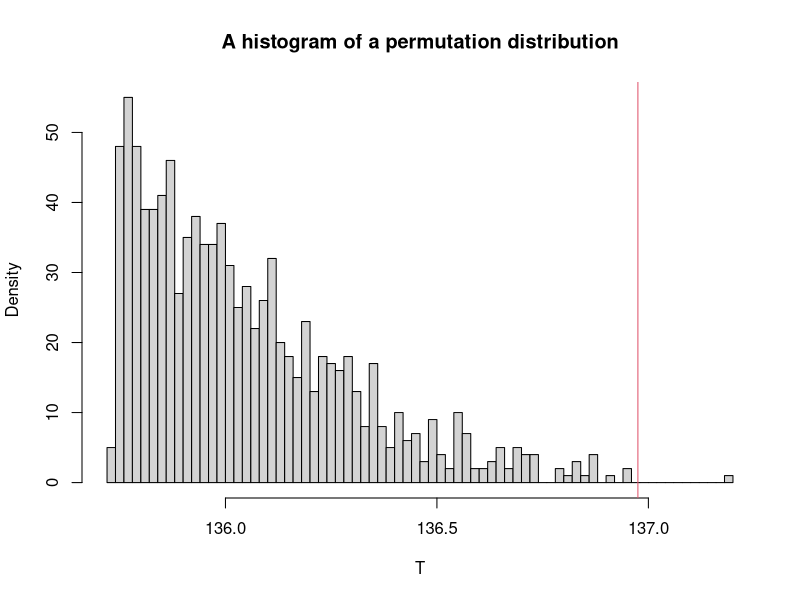
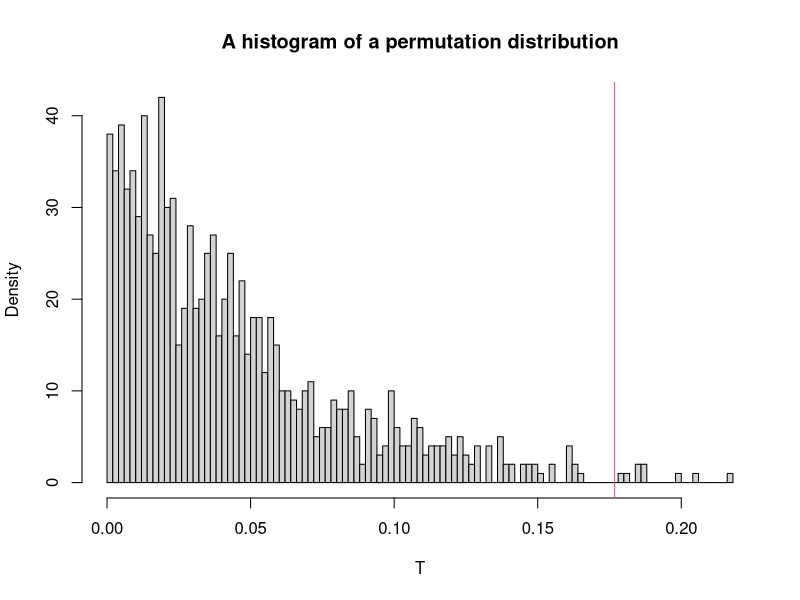

These charts were generated, in order, by the following R code:
library (lattice)
library(Matrix)

#The data of pacients
#This are the data from seven patients each underwent three different methods of kidney
#dialysis. The following values were obtained for weight change in kilograms between 
#dialysis sessions
Patients <- 1:7
Treatment_A <- c(2.90,2.56,2.88,2.73,2.50,3.18,2.83)
Treatment_B <- c(2.97,2.45,2.76,2.20,2.16,2.89,2.87)
Treatment_C <- c(2.67,2.62,1.84,2.33,1.27,2.39,2.39)

#Construction of the data frame for the data of patients
Patient <- data.frame(Patients,Treatment_A,Treatment_B,Treatment_C)
Patient

#The function S calculates T statsitsics for a given data frame

T <- function(X){
  T <-(7*(mean(X$Treatment_A)^2) + 7*(mean(X$Treatment_B)^2) + 7*(mean(X$Treatment_C))^2)
  return(T)
}

#The function T calculates a T statistics for given data frame X
S <- function (X){
  M <- (mean(X$Treatment_A) + mean(X$Treatment_B) + mean(X$Treatment_C))/3
  S<- (mean(X$Treatment_A) - M)^2 + (mean(X$Treatment_B) - M)^2 + (mean(X$Treatment_C)- M)^2
  return(S)
}

#We calculate T and S for our data frame Patient
t<-T(Patient)
t
s <- S(Patient)
s

#number of permutations
m <- factorial(3)^7

#because the value of permutations is too high we use Monte-Carlo simulation

##Monte Carlo symulation for caluculating p-value
#The input for the function:
#X - in data matrix, B - the number of iterations of Monte Carlo method,
#fun - the T statistics (in our case this are T() and S())
Monte_Carlo <- function(X, B, fun){
  
  t_value <- fun(X)
  permutation_distr <- vector()
  
  for (i in 1:B){
    #we make a new matrix by taking a permutation of each line
    for (row in 1:7){
      X[row,2:4]<- sample(as.matrix(X)[row,2:4])
    }
    permutation_distr <- c(permutation_distr, fun(X))
  
  }

  #Calculation of p-value
  ident <-0
  t_bar <-mean(permutation_distr)
  for (i in 1:B){
    if (abs(permutation_distr[i]- t_bar) >= abs(t_value-t_bar)){
      ident <- ident +1      
    }
  }
  
  p <- (1+ident)/(1+B)
  print(ident)
  print(p)
  #we draw a histogram of permutation distribution
  hist(permutation_distr, nclass =100, ylab = 'Density', xlab = 'T', main ='A histogram of a permutation distribution' )
  abline(v = t_value, col = 2)  
}


#Monte Carlo for test stetistics T
Monte_Carlo(Patient,999,T)

#Monte Carlo for test stetistics S
Monte_Carlo(Patient,999,S)


